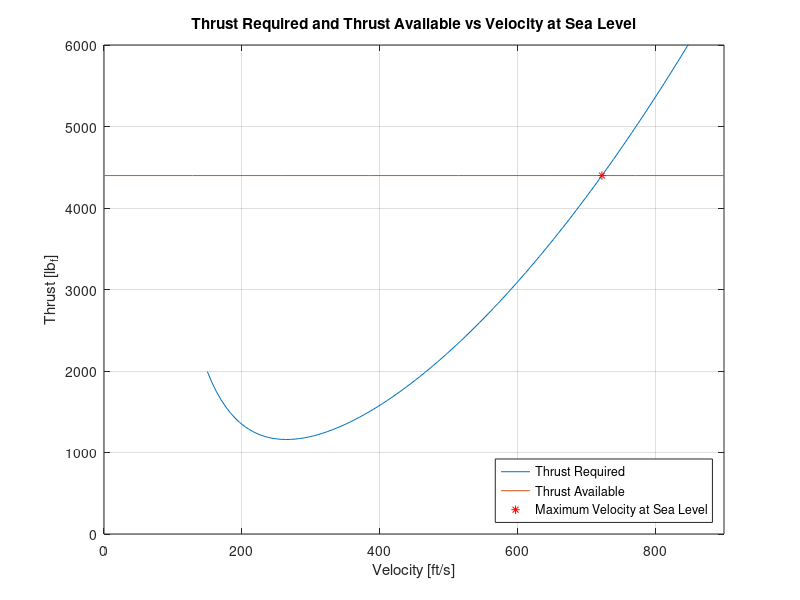
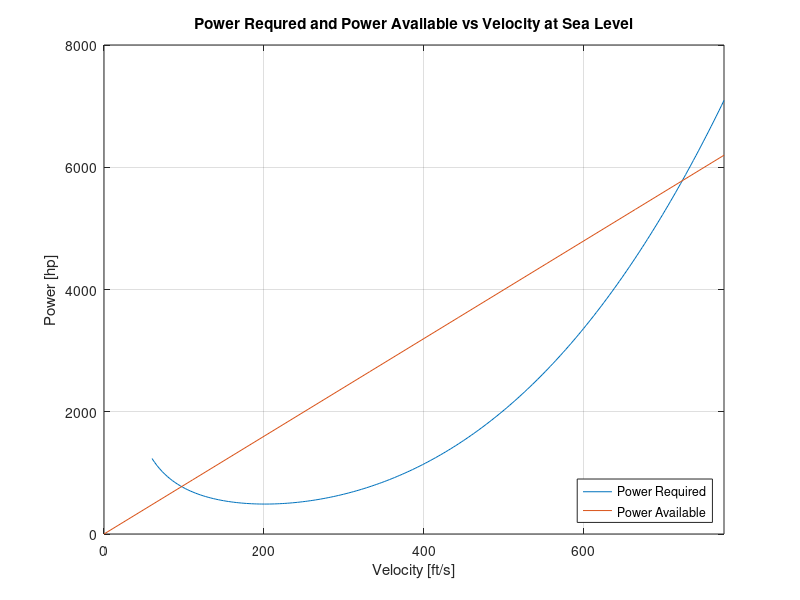
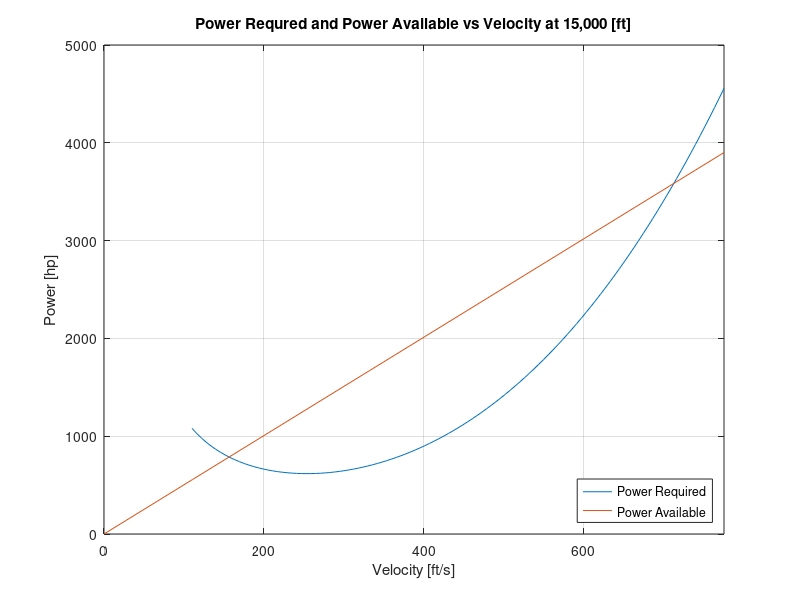
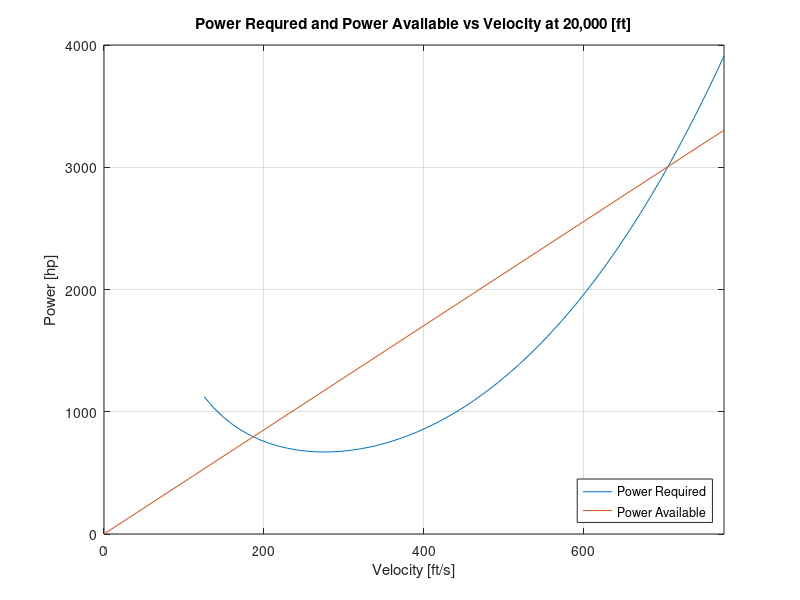

Reproduce these figures in MATLAB, in order. (Note: this script raises an error after producing the figures.)
hold off, close all, clear, clc, format shortEng
% Hydra X6 attack bomber

% Test flight 1 - Max velocity data
% Fuel load - 3000 lb, half max
% take-off weight - 15,000 lb
% alt - 20,000 ft
% max vel achieved - Mach 0.68
% range at max vel - 300 mi
% L/D at flight conditions - 6.594

% Test flight 2 - Max endurance
% Fuel load: 3,000 lb, half max
% Take-off weight: 15,000 lb
% Altitude: 20,000 ft
% Max endurance: 11.06 hr
% Flight velocity for max endurance: Mach 0.3233
% L/D at flight conditions: 15.331

% Plot the following:
% (1) Tr and Ta vs velocity at sea level
% (2) Pr and Pa vs velocity at sea level, 15,000 ft, and 20,000 ft
% (3) Rate of climb vs velocity at sea level

% Table with info requested by Fury (range, endurance, ceiling)
% 1) What�s their maximum range, and at what velocity and altitude?
% 2) What�s their maximum endurance, and at what velocity and altitude?
% 3) The helicarrier has an operating altitude of 15,000 ft. If these aircrafts engage the
% helicarrier, what�s the max duration could they operate?
% 4) What�s their best absolute and service ceiling? And at what velocities?
% 5) What�s their max rate of climb at sea level?
%% General Calculations
W = 18000; % [lb] THIS IS FULLY FUELED WEIGHT
span = 50.87; % Tip2tip span [ft]
S = 345.12; % Planform Wing Area [ft^2]
AR = span^2/S; % Aspect Ratio [ft^2/ft^2]
e = 1.78*(1-(0.045*AR^(0.68)))-0.64;

% atmospheric conditions
rhoSL  = 2.377*10^-3;  % [slugs/ft^3]
rho15k = 1.4962*10^-3; % [slugs/ft^3]
rho20k = 1.2673*10^-3; % [slugs/ft^3]

Temp20k = 447.43; % [degR]

% repeated functions
%% Test Flight 1 Calcs (Max Vel)
MTest1 = 0.68;
a20k = sqrt(1.4*1716*Temp20k);
V20kTest1 = MTest1*a20k;

%% Test Flight 2 Calcs (Max Endurance)

MTest2 = 0.3233;
V20kTest2 = MTest2*a20k;
Cl20k = W/(0.5*rho20k*V20kTest2^2*S);
Cd20k = Cl20k/15.331;
Cdi20k = (Cl20k^2)/(pi*e*AR);
Cd0 = Cd20k - Cdi20k;

%% Plots
% (1) Tr and Ta vs velocity at sea level
Tr20k = @(V) W./((W./(((.5)*rho20k*(V.^2)) * S))./(Cd0 + (((W./(((.5)*rho20k*(V.^2)) * S)).^2)/(pi*e*AR))));
Ta20k = Tr20k(V20kTest1);
TaSL = Ta20k*(rhoSL/rho20k);
TaSLTable = @(V) TaSL + (0.*V);
% SL
figure(1)
TrSL = @(V) W./((W./(((.5)*rhoSL*(V.^2)) * S))./(Cd0 + (((W./(((.5)*rhoSL*(V.^2)) * S)).^2)/(pi*e*AR))));
fplot(TrSL, [150 900]), title('Thrust Required and Thrust Available vs Velocity at Sea Level')
xlabel('Velocity [ft/s]'), ylabel('Thrust [lb_f]'), xlim([0 900]), ylim([0 6000]), grid on, hold on
fplot(@(V) TaSL+(0.*V), [0 900])
ThrustSLdataPoints = [722.78:.001:722.79; TaSLTable(722.78:.001:722.79); TrSL(722.78:.001:722.79);]';
plot(722.789, TrSL(722.789), 'r*')
legend('Thrust Required', 'Thrust Available', 'Maximum Velocity at Sea Level','Location', 'southeast'), hold off

% (2) Pr and Pa vs velocity at sea level, 15,000 ft, and 20,000 ft
% SL
figure(2)
PrSL = @(V) TrSL(V).*V;
PaSL = @(V) TaSL.*V;
fplot(@(V) PrSL(V).*0.001818, [60 775]), hold on, grid on
fplot(@(V) PaSL(V).*0.001818, [0 775]), xlabel('Velocity [ft/s]'), ylabel('Power [hp]')
title('Power Requred and Power Available vs Velocity at Sea Level')
legend('Power Required', 'Power Available', 'Location', 'southeast'), hold off
% 15k
figure(3)
Tr15k = @(V) W./((W./(((.5).*rho15k.*(V.^2)) .* S))./(Cd0 + (((W./(((.5).*rho15k.*(V.^2)) .* S)).^2)./(pi.*e.*AR))));
Ta15k = Ta20k.*(rho15k./rho20k);
Pr15k = @(V) Tr15k(V).*V;
Pa15k = @(V) Ta15k.*V;
fplot(@(V) Pr15k(V).*0.001818, [110 775]), hold on, grid on
fplot(@(V) Pa15k(V).*0.001818, [0 775]), xlabel('Velocity [ft/s]'), ylabel('Power [hp]')
title('Power Requred and Power Available vs Velocity at 15,000 [ft]')
legend('Power Required', 'Power Available', 'Location', 'southeast'), hold off
% 20k
figure(4)
Tr20k = @(V) W./((W./(((.5).*rho20k.*(V.^2)) .* S))./(Cd0 + (((W./(((.5).*rho20k.*(V.^2)) .* S)).^2)/(pi.*e.*AR))));
Pr20k = @(V) Tr20k(V).*V;
Pa20k = @(V) Ta20k.*V;
fplot(@(V) Pr20k(V).*0.001818, [125 775]), hold on, grid on
fplot(@(V) Pa20k(V).*0.001818, [0 775]), xlabel('Velocity [ft/s]'), ylabel('Power [hp]')
title('Power Requred and Power Available vs Velocity at 20,000 [ft]')
legend('Power Required', 'Power Available', 'Location', 'southeast'), hold off

% (3) Rate of climb vs velocity at sea level
% RC = (Pa - Pr)/W
figure(5)
RCSL = @(V) (PaSL(V)-PrSL(V))/W;
fplot(RCSL, [0 800]), ylim([0 100]), grid on, hold on
xlabel('Velocity [ft/s]'), ylabel('Rate of Climb [ft/s]')
title('Rate of Climb at Sea Level')
plot(4.4088*10^2, 0.6323*10^2, 'r*')
legend('Rate of Climb at Sea Level', 'Maximum Rate of Climb at Sea Level (63.23 [ft/s])')
RCSLdataPoints = [400:.01:450; RCSL(400:.01:450)]';
RateOfClimbSeaLevel = 62.23; %[ft/s]
%% Questions and table data
    % Creates MAE200AnalysisAnswers.xlsx file in working directory

    
Velocity = [0 0 velAtmaxRC35k velAtMaxRC34k]; % Various Velocities
% Q1 = [Range Velocity(1,1) Altitude(1,1)];
% Q2 = [Endurance Velocity(1,2) Altitude(1,3)];
% Q3 = [Duration]
Q4 = table([absCeiling Velocity(1,3); serviceCeil Velocity(1,4)]);      %Table for Question 4 Answers
Q5 = table(RCSL);                                                       %Table for Q5 Answers


Titles = table({'Question1'; 'Question2'; 'Question3'; 'Question4'; 'Question5'}); %Creates Title Names for .xlsx file


%Q1,Q2,Q3,Q4,Q5 Title Writes
writetable(Titles(1,1),'MAE200AnalysisAnswers.xlsx','WriteVariableNames',0,'Sheet',1,'Range','A1')
writetable(Titles(2,1),'MAE200AnalysisAnswers.xlsx','WriteVariableNames',0,'Sheet',1,'Range','A6')
writetable(Titles(3,1),'MAE200AnalysisAnswers.xlsx','WriteVariableNames',0,'Sheet',1,'Range','A11')
writetable(Titles(4,1),'MAE200AnalysisAnswers.xlsx','WriteVariableNames',0,'Sheet',1,'Range','A16')
writetable(Titles(5,1),'MAE200AnalysisAnswers.xlsx','WriteVariableNames',0,'Sheet',1,'Range','A21')



%Q1,Q2,Q3,Q4,Q5 Answer Writes
% writetable(Q1,'MAE200AnalysisAnswers.xlsx','Sheet',1,'Range','B1')
% writetable(Q2,'MAE200AnalysisAnswers.xlsx','Sheet',1,'Range','B6')
% writetable(Q3,'MAE200AnalysisAnswers.xlsx','Sheet',1,'Range','B12')
% writetable(Q4,'MAE200AnalysisAnswers.xlsx','Sheet',1,'Range','B18')
% writetable(Q5,'MAE200AnalysisAnswers.xlsx','Sheet',1,'Range','B24')
